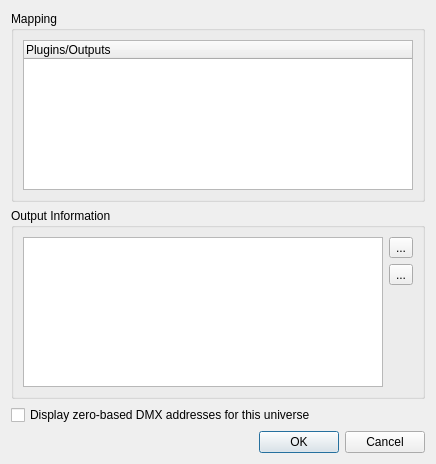
<?xml version="1.0" encoding="UTF-8"?>
<ui version="4.0">
 <class>OutputPatchEditor</class>
 <widget class="QDialog" name="OutputPatchEditor">
  <property name="geometry">
   <rect>
    <x>0</x>
    <y>0</y>
    <width>436</width>
    <height>464</height>
   </rect>
  </property>
  <property name="windowTitle">
   <string>Output patch editor</string>
  </property>
  <layout class="QVBoxLayout" name="verticalLayout_2">
   <item>
    <widget class="QGroupBox" name="m_mappingGroup">
     <property name="sizePolicy">
      <sizepolicy hsizetype="Preferred" vsizetype="Expanding">
       <horstretch>0</horstretch>
       <verstretch>0</verstretch>
      </sizepolicy>
     </property>
     <property name="title">
      <string>Mapping</string>
     </property>
     <layout class="QVBoxLayout" name="verticalLayout">
      <item>
       <widget class="QTreeWidget" name="m_tree">
        <property name="sizePolicy">
         <sizepolicy hsizetype="Expanding" vsizetype="Expanding">
          <horstretch>0</horstretch>
          <verstretch>0</verstretch>
         </sizepolicy>
        </property>
        <property name="allColumnsShowFocus">
         <bool>true</bool>
        </property>
        <column>
         <property name="text">
          <string>Plugins/Outputs</string>
         </property>
        </column>
       </widget>
      </item>
     </layout>
    </widget>
   </item>
   <item>
    <widget class="QGroupBox" name="m_infoGroup">
     <property name="sizePolicy">
      <sizepolicy hsizetype="Preferred" vsizetype="Expanding">
       <horstretch>0</horstretch>
       <verstretch>0</verstretch>
      </sizepolicy>
     </property>
     <property name="title">
      <string>Output Information</string>
     </property>
     <layout class="QGridLayout" name="gridLayout">
      <item row="0" column="0" rowspan="3">
       <widget class="QTextBrowser" name="m_infoBrowser">
        <property name="toolTip">
         <string>Information related to the currently selected plugin or output</string>
        </property>
        <property name="openLinks">
         <bool>false</bool>
        </property>
       </widget>
      </item>
      <item row="0" column="1">
       <widget class="QToolButton" name="m_configureButton">
        <property name="toolTip">
         <string>Configure the selected plugin/output</string>
        </property>
        <property name="text">
         <string notr="true">...</string>
        </property>
        <property name="icon">
         <iconset resource="qlcui.qrc">
          <normaloff>:/configure.png</normaloff>:/configure.png</iconset>
        </property>
        <property name="iconSize">
         <size>
          <width>26</width>
          <height>26</height>
         </size>
        </property>
       </widget>
      </item>
      <item row="2" column="1">
       <spacer name="verticalSpacer">
        <property name="orientation">
         <enum>Qt::Vertical</enum>
        </property>
        <property name="sizeType">
         <enum>QSizePolicy::Expanding</enum>
        </property>
        <property name="sizeHint" stdset="0">
         <size>
          <width>20</width>
          <height>40</height>
         </size>
        </property>
       </spacer>
      </item>
      <item row="1" column="1">
       <widget class="QToolButton" name="m_reconnectButton">
        <property name="toolTip">
         <string>Attempt to re-connect the current plugin</string>
        </property>
        <property name="text">
         <string notr="true">...</string>
        </property>
        <property name="icon">
         <iconset resource="qlcui.qrc">
          <normaloff>:/detach.png</normaloff>:/detach.png</iconset>
        </property>
        <property name="iconSize">
         <size>
          <width>26</width>
          <height>26</height>
         </size>
        </property>
       </widget>
      </item>
     </layout>
    </widget>
   </item>
   <item>
    <widget class="QCheckBox" name="m_zeroBasedDMXCheckBox">
     <property name="toolTip">
      <string>Display 0-511 (instead of 1-512) as the DMX address space for this universe</string>
     </property>
     <property name="text">
      <string>Display zero-based DMX addresses for this universe</string>
     </property>
    </widget>
   </item>
   <item>
    <widget class="QDialogButtonBox" name="m_buttonBox">
     <property name="orientation">
      <enum>Qt::Horizontal</enum>
     </property>
     <property name="standardButtons">
      <set>QDialogButtonBox::Cancel|QDialogButtonBox::Ok</set>
     </property>
    </widget>
   </item>
  </layout>
 </widget>
 <resources>
  <include location="qlcui.qrc"/>
 </resources>
 <connections>
  <connection>
   <sender>m_buttonBox</sender>
   <signal>accepted()</signal>
   <receiver>OutputPatchEditor</receiver>
   <slot>accept()</slot>
   <hints>
    <hint type="sourcelabel">
     <x>266</x>
     <y>454</y>
    </hint>
    <hint type="destinationlabel">
     <x>157</x>
     <y>274</y>
    </hint>
   </hints>
  </connection>
  <connection>
   <sender>m_buttonBox</sender>
   <signal>rejected()</signal>
   <receiver>OutputPatchEditor</receiver>
   <slot>reject()</slot>
   <hints>
    <hint type="sourcelabel">
     <x>334</x>
     <y>454</y>
    </hint>
    <hint type="destinationlabel">
     <x>286</x>
     <y>274</y>
    </hint>
   </hints>
  </connection>
 </connections>
</ui>
